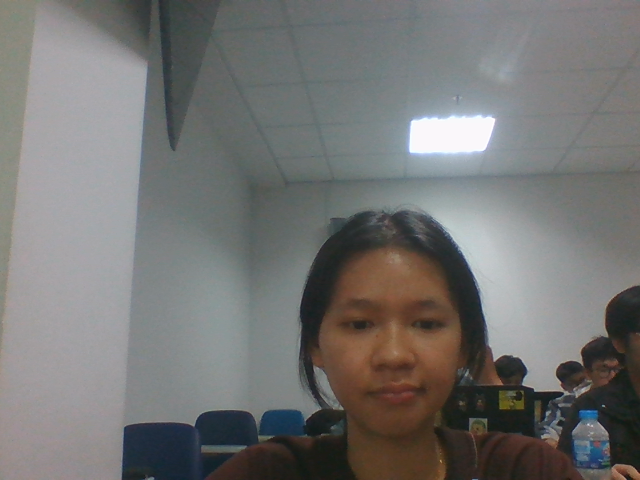
#> input picture captured_image.png, 640 x 480 px
$ python -i face_detection.py   (imports and definitions only)
#> lines starting #> are read from the running program, lines starting #| are printed output that depends on the picture; after the words box and inside, x2 and y2 are one past the last pixel; in counts of white or black regions, pixels touching at a corner belong together
#> further down, picture is the input picture: shape (480, 640, 3); mean B, G, R 114.5, 115.8, 116.1
# face_detection.py

from __future__ import print_function
import cv2 as cv

def detect_faces(frame):
    frame_gray = cv.cvtColor(frame, cv.COLOR_BGR2GRAY)
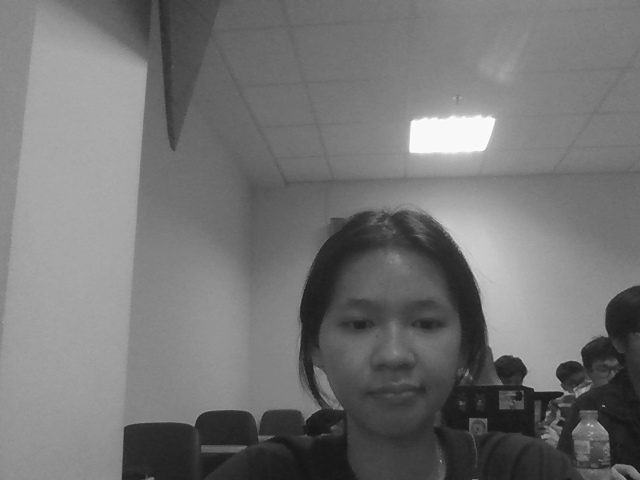
#> frame_gray: shape (480, 640); min 19, max 254, mean 115.8
    frame_gray = cv.equalizeHist(frame_gray)
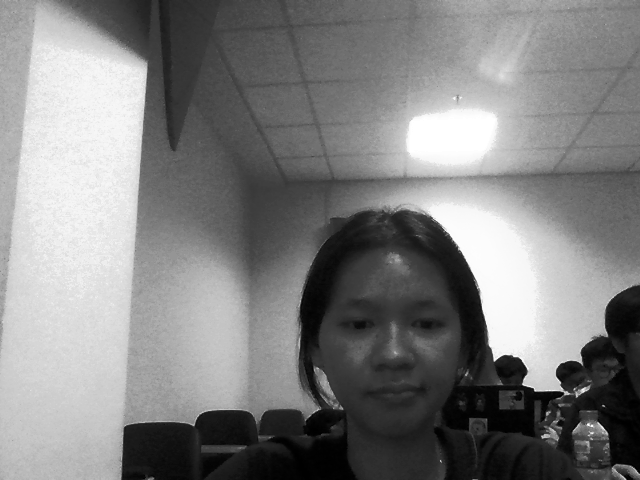
#> frame_gray: shape (480, 640); min 0, max 255, mean 128.6
    face_cascade = cv.CascadeClassifier(cv.data.haarcascades + 'haarcascade_frontalface_alt.xml')
    faces = face_cascade.detectMultiScale(frame_gray)
#> faces = [[313, 260, 160, 160]]
    for (x,y,w,h) in faces:
        center = (x + w//2, y + h//2)
        frame = cv.ellipse(frame, center, (w//2, h//2), 0, 0, 360, (255, 0, 255), 4)
        faceROI = frame_gray[y:y+h,x:x+w]
        eye_cascade = cv.CascadeClassifier(cv.data.haarcascades + 'haarcascade_eye.xml')
        eyes = eye_cascade.detectMultiScale(faceROI)
        for (x2,y2,w2,h2) in eyes:
            eye_center = (x + x2 + w2//2, y + y2 + h2//2)
            radius = int(round((w2 + h2)*0.25))
            frame = cv.circle(frame, eye_center, radius, (255, 0, 0 ), 4)
#> this loop made 1 pass
#> (x, y, w, h, center, eyes) on pass 1: (313, 260, 160, 160, (393, 340), [[33, 52, 26, 26]])
#> pass 1, in detect_faces, `frame = cv.ellipse(frame, center, (w//2, h//2), 0, 0, 360, (255, 0, 25..`:
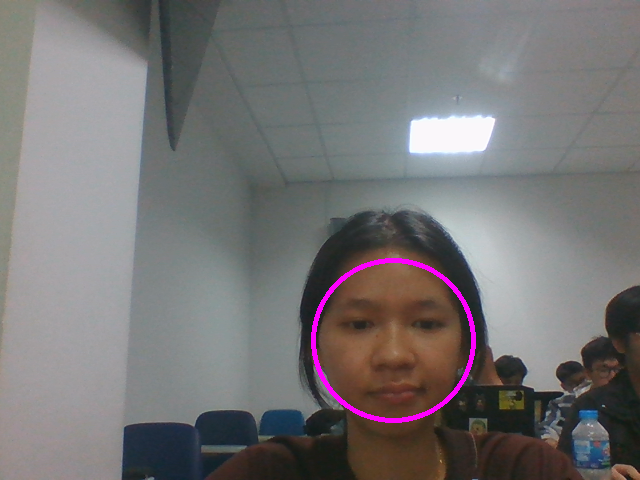
#> frame: shape (480, 640, 3); 0.81% of pixels changed, all inside (x1, y1, x2, y2) = (311, 258, 476, 423)
#> pass 1, in detect_faces, `faceROI = frame_gray[y:y+h,x:x+w]`:
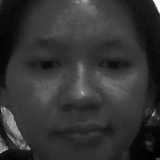
#> faceROI: shape (160, 160); min 1, max 253, mean 51.8
#> after the loop:
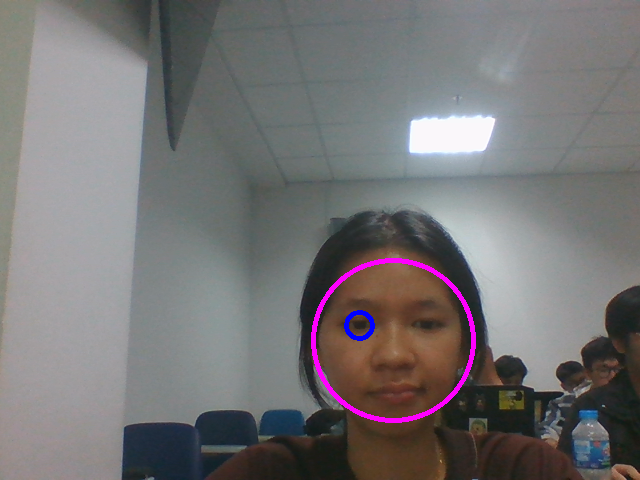
#> frame: shape (480, 640, 3); 0.13% of pixels changed, all inside (x1, y1, x2, y2) = (344, 310, 375, 341)
    return frame

def apply_filter_to_face(image, filter_image, face_coordinates):
    """
    Hàm áp dụng filter lên khuôn mặt nhận diện được.
    """
    (x, y, w, h) = face_coordinates
    filter_resized = cv.resize(filter_image, (w, h))

    for i in range(h):
        for j in range(w):
            if filter_resized[i, j][3] > 0:  # Kiểm tra alpha channel của filter
                image[y + i, x + j] = filter_resized[i, j][:3]

    return image

>>> import cv2
>>> picture = cv2.imread('captured_image.png')
>>> result = detect_faces(picture)
